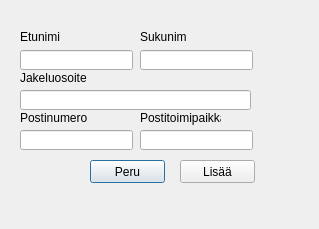
<?xml version="1.0" encoding="UTF-8"?>
<ui version="4.0">
 <class>Dialog</class>
 <widget class="QDialog" name="Dialog">
  <property name="geometry">
   <rect>
    <x>0</x>
    <y>0</y>
    <width>319</width>
    <height>229</height>
   </rect>
  </property>
  <property name="windowTitle">
   <string>Dialog</string>
  </property>
  <widget class="QLabel" name="label_11">
   <property name="geometry">
    <rect>
     <x>140</x>
     <y>110</y>
     <width>81</width>
     <height>16</height>
    </rect>
   </property>
   <property name="text">
    <string>Postitoimipaikka</string>
   </property>
  </widget>
  <widget class="QLabel" name="label_7">
   <property name="geometry">
    <rect>
     <x>20</x>
     <y>30</y>
     <width>47</width>
     <height>13</height>
    </rect>
   </property>
   <property name="text">
    <string>Etunimi</string>
   </property>
  </widget>
  <widget class="QLineEdit" name="addMemberLastNameLineEdit">
   <property name="geometry">
    <rect>
     <x>140</x>
     <y>50</y>
     <width>113</width>
     <height>20</height>
    </rect>
   </property>
  </widget>
  <widget class="QLabel" name="label_10">
   <property name="geometry">
    <rect>
     <x>20</x>
     <y>110</y>
     <width>81</width>
     <height>16</height>
    </rect>
   </property>
   <property name="text">
    <string>Postinumero</string>
   </property>
  </widget>
  <widget class="QPushButton" name="addMemberAddPushButton">
   <property name="geometry">
    <rect>
     <x>180</x>
     <y>160</y>
     <width>75</width>
     <height>23</height>
    </rect>
   </property>
   <property name="text">
    <string>Lisää</string>
   </property>
  </widget>
  <widget class="QLineEdit" name="addMemberCityLineEdit">
   <property name="geometry">
    <rect>
     <x>140</x>
     <y>130</y>
     <width>113</width>
     <height>20</height>
    </rect>
   </property>
  </widget>
  <widget class="QLabel" name="label_8">
   <property name="geometry">
    <rect>
     <x>140</x>
     <y>30</y>
     <width>47</width>
     <height>13</height>
    </rect>
   </property>
   <property name="text">
    <string>Sukunimi</string>
   </property>
  </widget>
  <widget class="QLabel" name="label_9">
   <property name="geometry">
    <rect>
     <x>20</x>
     <y>70</y>
     <width>81</width>
     <height>16</height>
    </rect>
   </property>
   <property name="text">
    <string>Jakeluosoite</string>
   </property>
  </widget>
  <widget class="QLineEdit" name="addMemberZIPLineEdit">
   <property name="geometry">
    <rect>
     <x>20</x>
     <y>130</y>
     <width>113</width>
     <height>20</height>
    </rect>
   </property>
  </widget>
  <widget class="QLineEdit" name="addMemberPostalAddressLineEdit">
   <property name="geometry">
    <rect>
     <x>20</x>
     <y>90</y>
     <width>231</width>
     <height>20</height>
    </rect>
   </property>
  </widget>
  <widget class="QLineEdit" name="addMemberFirstNameLineEdit">
   <property name="geometry">
    <rect>
     <x>20</x>
     <y>50</y>
     <width>113</width>
     <height>20</height>
    </rect>
   </property>
  </widget>
  <widget class="QPushButton" name="addMemberCancelPushButton">
   <property name="geometry">
    <rect>
     <x>90</x>
     <y>160</y>
     <width>75</width>
     <height>23</height>
    </rect>
   </property>
   <property name="text">
    <string>Peru</string>
   </property>
   <property name="default">
    <bool>true</bool>
   </property>
  </widget>
 </widget>
 <tabstops>
  <tabstop>addMemberFirstNameLineEdit</tabstop>
  <tabstop>addMemberLastNameLineEdit</tabstop>
  <tabstop>addMemberPostalAddressLineEdit</tabstop>
  <tabstop>addMemberZIPLineEdit</tabstop>
  <tabstop>addMemberCityLineEdit</tabstop>
  <tabstop>addMemberCancelPushButton</tabstop>
  <tabstop>addMemberAddPushButton</tabstop>
 </tabstops>
 <resources/>
 <connections/>
</ui>
